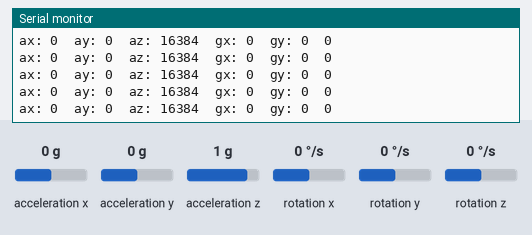
Simulated run of this sketch. Board: Arduino Uno, built with avr-gcc and run on an emulated ATmega328P. Parts: the last lines printed to the serial monitor. The test bench sets the inputs (shaded band); at power-on: acceleration x 0 g, acceleration y 0 g, acceleration z 1 g, rotation x 0 °/s, rotation y 0 °/s, rotation z 0 °/s.

Above: at 1.2 s.
1.3 s: acceleration x set to -1.4 g
At 2.2 s:
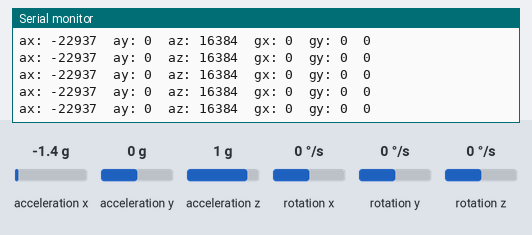
4.3 s: acceleration y set to -1.4 g
At 4.8 s:
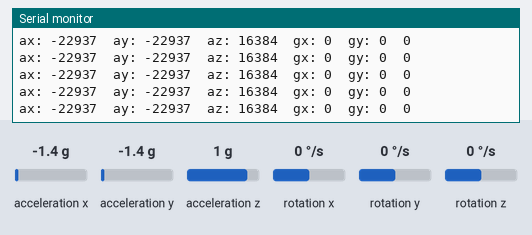
7.3 s: acceleration z set to 0 g
At 8.2 s:
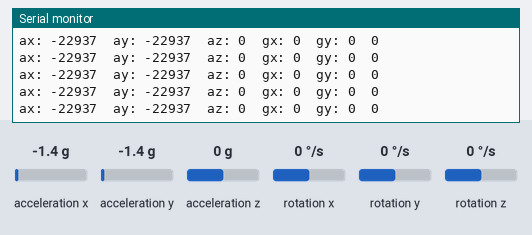
10.3 s: rotation x set to -192 °/s
At 11.0 s:
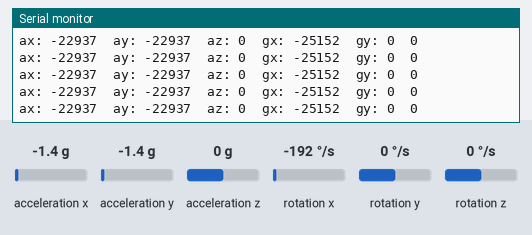

Measured:
- after the input at 1.3 s, the serial monitor: prints a new line at once (image 1)
- after the input at 4.3 s, the serial monitor: prints a new line at once (image 2)
- after the input at 7.3 s, the serial monitor: prints a new line at once (image 3)
- after the input at 10.3 s, the serial monitor: prints a new line at once (image 4)

The sketch:

MPU_6050_DMP.ino
```cpp
//This program is meant to test and control the MPU6050 chip on the robot, Fetch with DMP
//The MPU6050 is a chip used to measure the acceleration and the orientation of the robot

#include "Wire.h"
#include "I2Cdev.h"
#include "MPU6050.h" //contains a class called MPU6050 that sends and receives data to and from the sensor

//Creating MPU6050 Object
MPU6050 accelgyro(0x68);

//functions
void Setup_MPU6050();
void Update_MPU6050();

void Setup_MPU6050(){
  Wire.begin(); //start I2C communication & initialize the MPU6050 chip

  //initialize device
  Serial.println("Initializing I2C devices...");
  accelgyro.initialize();

  //verify connection
  Serial.println("Testing device connections...");
  if (accelgyro.testConnection()){
    Serial.println("MPU6050 connection successful");
  }
  else{
    Serial.println("MPU6050 connection failed");
  }
}

void Update_MPU6050(){
  int16_t ax, ay, az; //accelerometer values 3-axises
  int16_t gx, gy, gz; //gyroscope values 3-axises

  //read raw accel & gyro values/measurements from MPU6050
  accelgyro.getMotion6(&ax, &ay, &az, &gx, &gy, &gz);

  //display the values, tab seperated
  Serial.print("ax: "); Serial.print(ax); Serial.print("\t");
  Serial.print("ay: "); Serial.print(ay); Serial.print("\t");
  Serial.print("az: "); Serial.print(az); Serial.print("\t");
  Serial.print("gx: "); Serial.print(gx); Serial.print("\t");
  Serial.print("gy: "); Serial.print(gy); Serial.print("\t");
  Serial.println(gz);
  Serial.print("\n");
}


void setup(){
  //Initiate Serial port with 115200 buad rate
  Serial.begin(115200);
  Setup_MPU6050();
}

void loop(){
  Update_MPU6050(); //Update MPU6050
}
```
